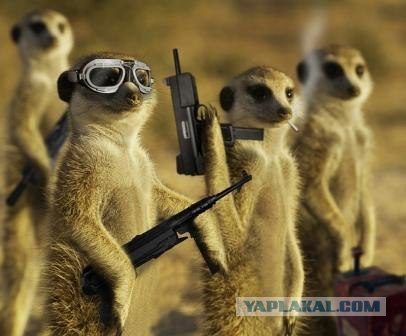
#> input picture aprog/l18/gopher.jpg, 406 x 336 px
$ python sepia.py
#> lines starting #> are read from the running program, lines starting #| are printed output that depends on the picture
from PIL import Image

im = Image.open("gopher.jpg")
#> im is the input picture: PIL image 406x336 RGB; mean R, G, B 123, 104.1, 60.9
pixels = im.load()

x, y = im.size
#> x = 406; y = 336

# print(x, y)
# print(im)
dep = int(input("Введите глубину сепии: "))
#> the answer given: 3
for i in range(x):
	for j in range(y):
		r, g, b = pixels[i, j]
		mid = (r + g + b) // 3
		r, g, b = mid + dep * 2, mid + dep, mid
		pixels[i, j] = r, g, b

im.save("gopher3.jpg")
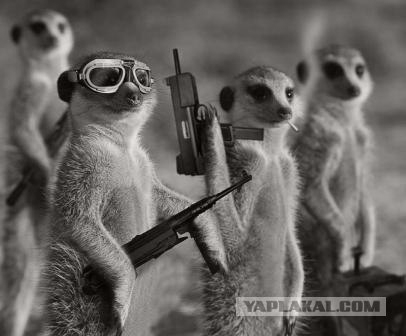
#> saved as gopher3.jpg: PIL image 406x336 RGB; mean R, G, B 101.7, 98.7, 95.7
im.show()
